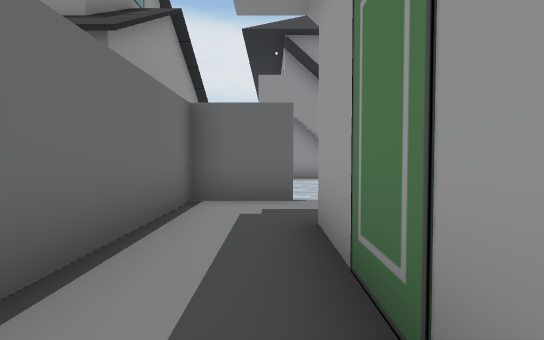
view 1 (above)

24 first-person views from a walk through a scene from a Unity 3-D project. The camera is 1.4 m above the floor, tilts 2° down and sees 80° across. Doors are open. The floor is counted in squares, 2 m on a side. Each view is taken from the middle of a square. On the plan, view 1 faces up. The plan holds only what a view shows up to about 10 squares ahead; the rest is blank. The place goes on beyond the plan. The player is left out. Some animated figures are left out. Some surface patterns are stand-ins.

view 2
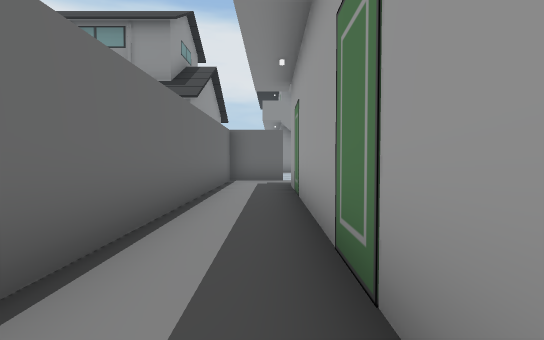

view 3
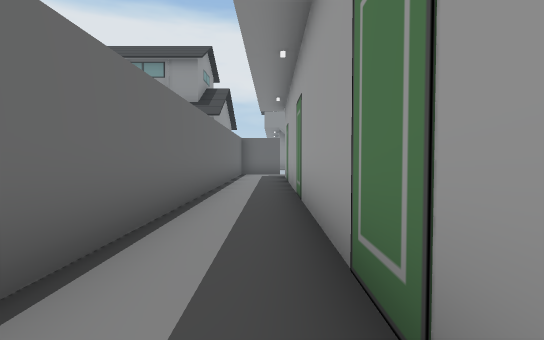

view 4
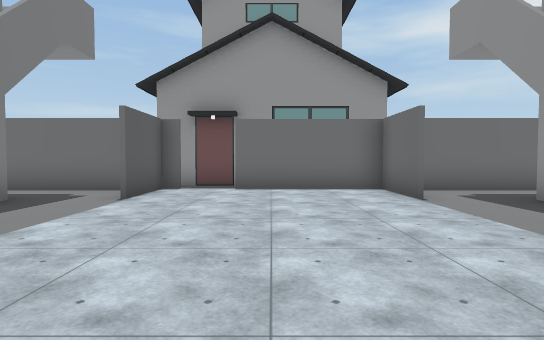

view 5
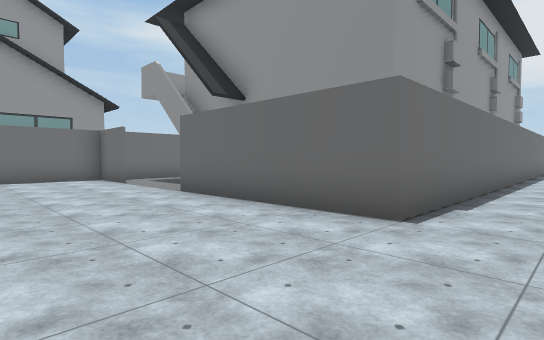

view 6
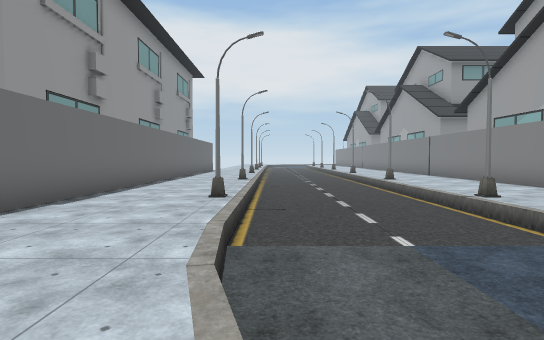

view 7
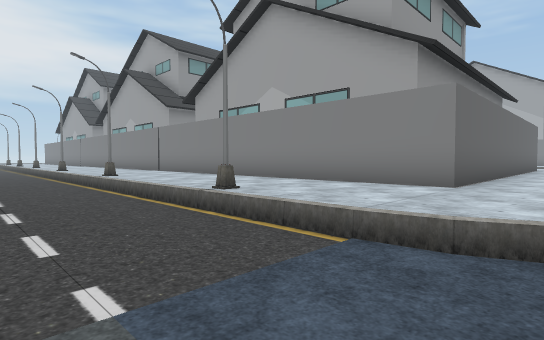

view 8
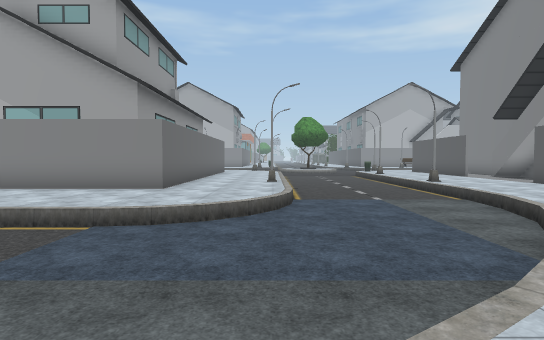

view 9
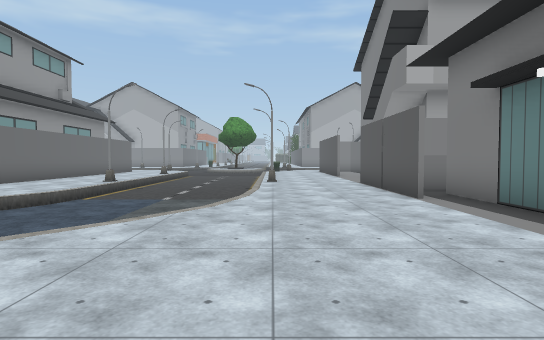

view 10
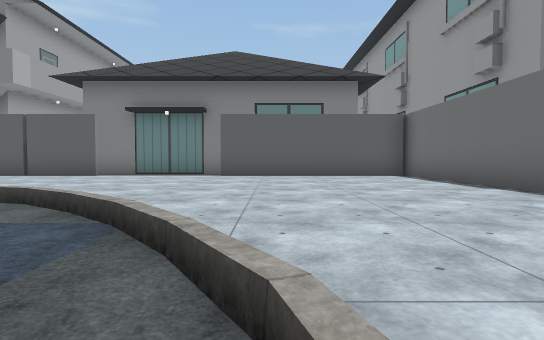

view 11
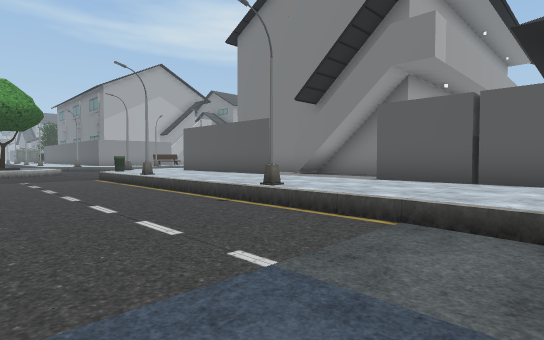

view 12
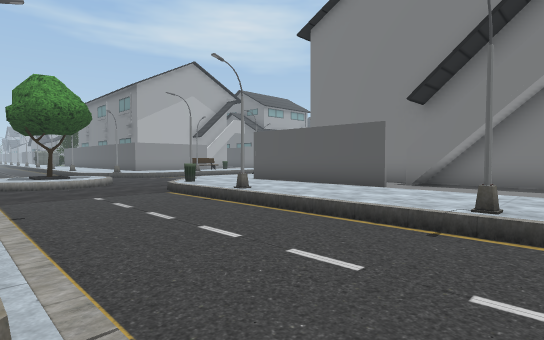

view 13
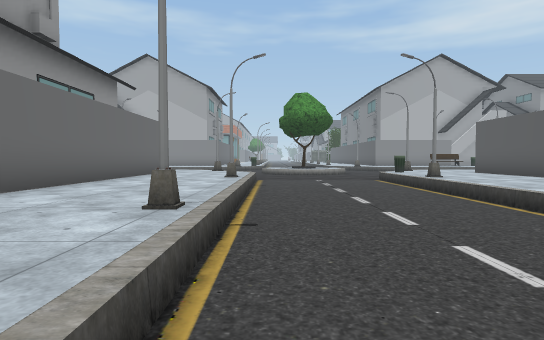

view 14
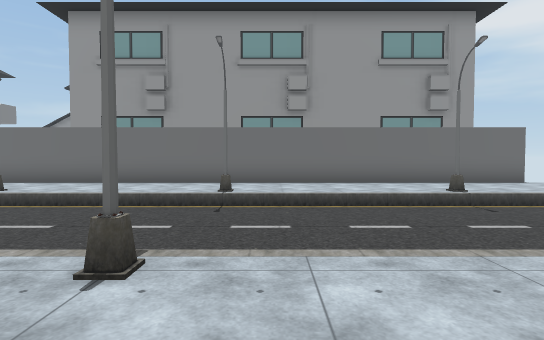

view 15
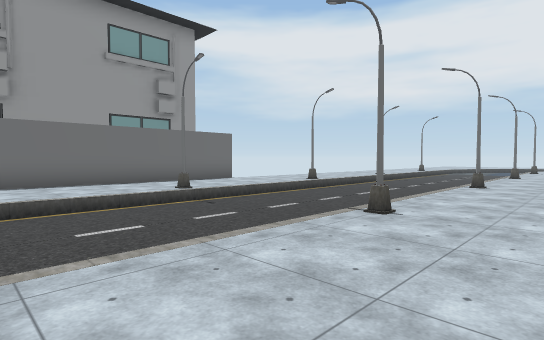

view 16
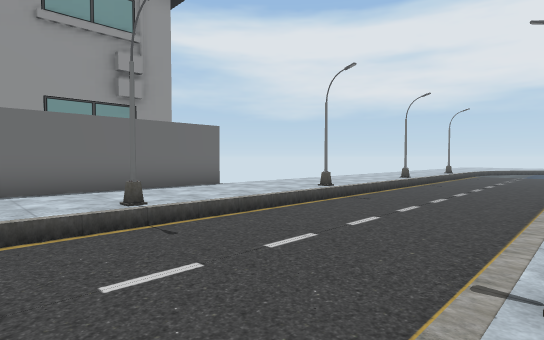

view 17
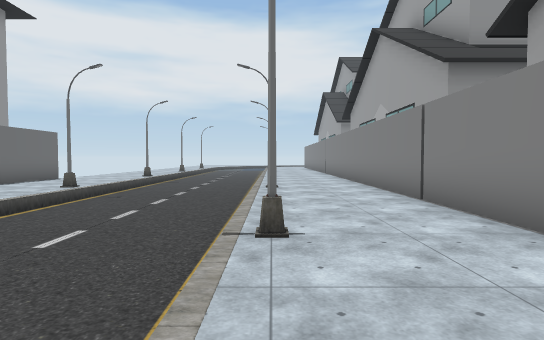

view 18
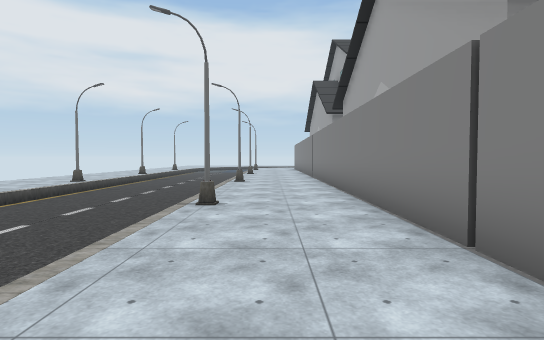

view 19
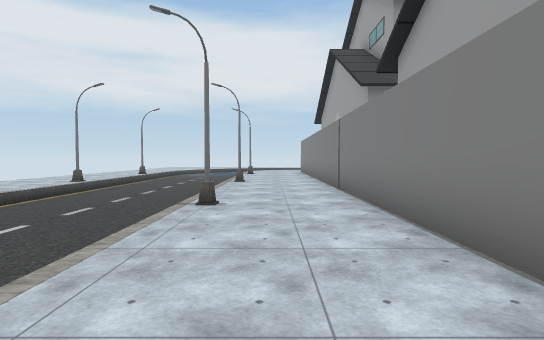

view 20
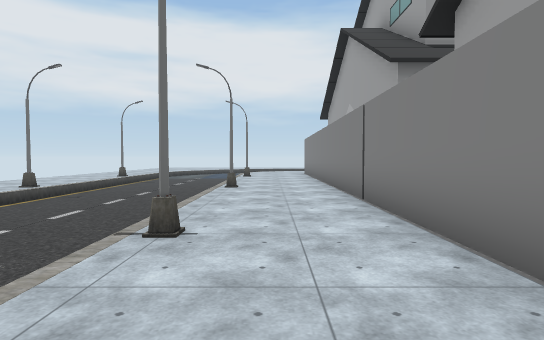

view 21
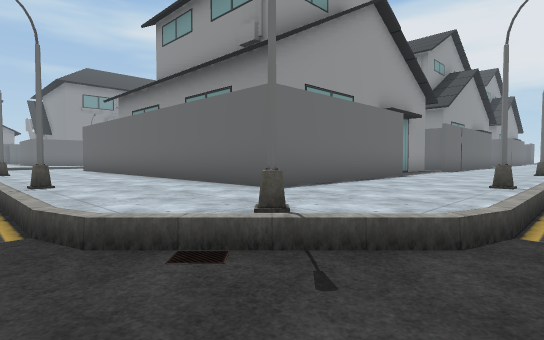

view 22
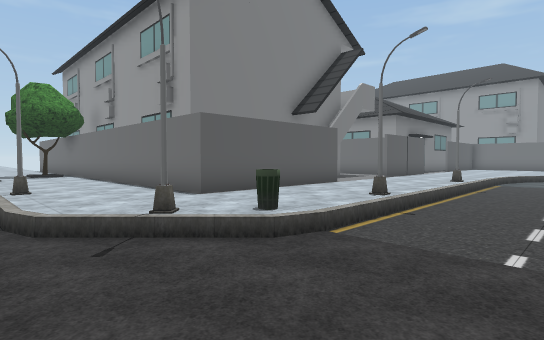

view 23
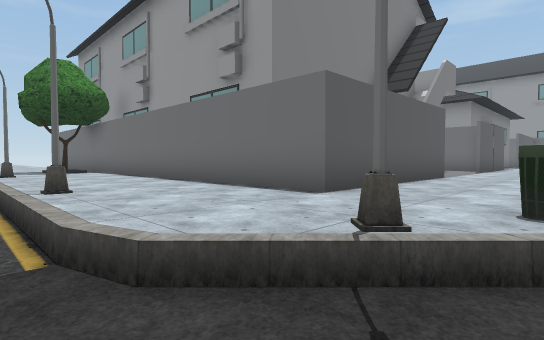

view 24
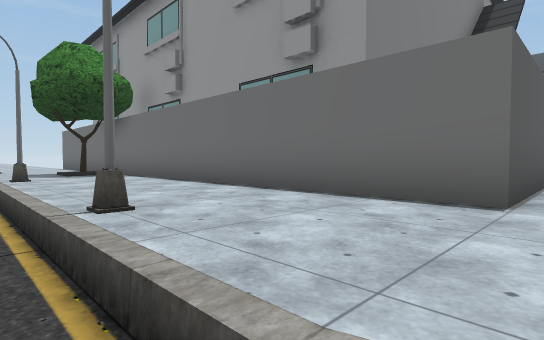

### Floor plan
Key: @ floor where view 1 was taken; # wall or solid block; . main floor; - floor 0.5 m lower than the main floor; / step, stairs or slope; H house; P pole; B bin; T tree.
Columns run from 4 left of view 1 to 32 right of it. Each row starts with its distance up from view 1.
 33               .P----P..HHH
 32               ..----...HHH
 31               ..----...HH
 30                .----...HH
 29               ..----...HH
 28              ..P----P..HH
 27              ...----...HH
 26             #...----...HH
 25             #...----...HHH
 24             #...----...HHH
 23             #..P----P..HHH
 22             #...----...HHHH
 21             #...----...HHH
 20             #...----...HH
 19             #...----...HH         ..
 18             #..P----P..H         ..P
 17             #...----...HH      H ...
 16             #...----...HHH     H ...
 15             #...----...HHH     HH...
 14   #.        #...----...HHH     HH...
 13   #..#      #..P----P..HHH HHHHHH..P
 12    #...     #...----...HHHHHHHHHH...-
 11  HH##...#####...----...HHHHHHHHHH...-
 10 HHH.............----................-
  9  HH.............----..............P--
  8  HH............./----/...P....P...---
  7  HH..............-------------------/
  6 HHH......    ..../------------------.
  5  HH##...    #...../-----------------
  4   H....     #......./---------------/
  3   #..#      #............P....P..B---
  2   #..#      #.....................P--
  1   #..#      #.......................-
  0   #.@#      #HHHHH   HH##...#####...-
 -1   #..#       HHHHHHHHHH  ..###  #...-
 -2   #..#                H  #####  #..P-
 -3   #..#                H         #...-
 -4   #..#                H         #...-
 -5   #..#                          #...
 -6   #..#                          #...
 -7   #..#                          #..P
 -8    ..#                          #...
 -9     .                           #T..

Positions as (right, up) in squares from view 1, and headings:
1: (0, 0), facing up
2: (0, -5), facing up
3: (0, -9), facing up
4: (6, 8), facing left
5: (10, 7), facing up-left
6: (12, 7), facing up
7: (13, 9), facing up-right
8: (11, 8), facing right
9: (11, 3), facing right
10: (12, 9), facing down
11: (17, 7), facing down-right
12: (20, 8), facing down-right
13: (18, 7), facing right
14: (18, 19), facing left
15: (18, 19), facing up-left
16: (16, 21), facing up-left
17: (16, 15), facing up
18: (17, 18), facing up
19: (17, 23), facing up
20: (17, 25), facing up
21: (32, 7), facing up-left
22: (32, 6), facing down-left
23: (32, 3), facing down-left
24: (32, 1), facing down-left
